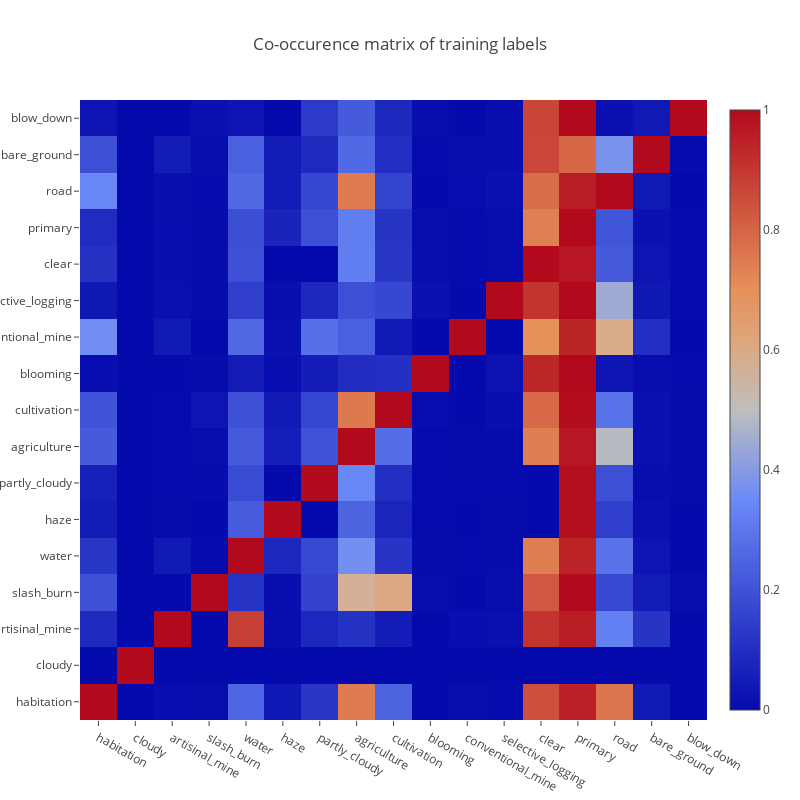
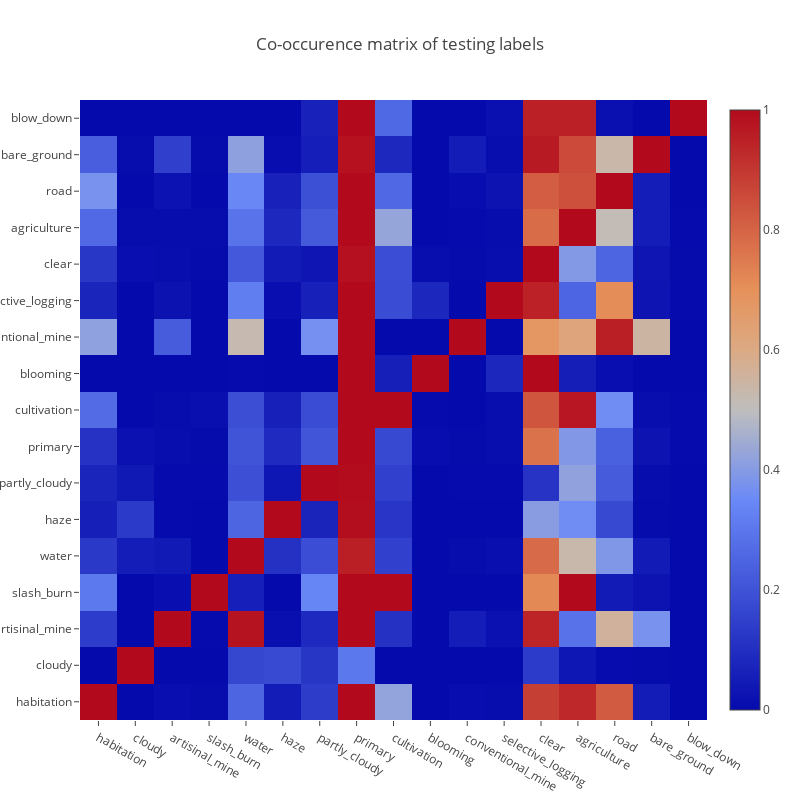

The notebook cell saved with these charts, in order:
### Code cell
import plotly.graph_objs as go
import plotly.offline as py
py.init_notebook_mode(connected=True)
import plotly.tools as tls
from collections import Counter, defaultdict
    
# Histogram of labeled data: train/test
labels = [labels_df['tags'].apply(lambda x: x.split(' ')),
          labels_df_test['tags'].apply(lambda x: x.split(' '))]
dist_titles = ['Distribution of training labels', 'Distribution of testing labels']
cooccur_titles = ['Co-occurence matrix of training labels', 'Co-occurence matrix of testing labels']
dist_fns = ['train-label-dist', 'test-label-dist']
cooccur_fns = ['train-cooccur-matrix', 'test-cooccur-matrix']

for idx in [0,1]: # Train vs. test

    counts = defaultdict(int)
    for l in sorted(labels[idx]):
        for l2 in l:
            counts[l2] += 1

#    data=[go.Bar(x=list(counts.keys()), y=list(counts.values()))]
#    layout=dict(height=800, width=800, title=dist_titles[idx])
#    fig=dict(data=data, layout=layout)
#    py.iplot(fig, filename=dist_fns[idx])

    tags_s = pd.Series(list(chain.from_iterable(labels[idx]))).value_counts()
    fig, ax = plt.subplots(figsize=(16, 8))
    sns.barplot(x=tags_s, y=tags_s.index, orient='h');
    plt.title(dist_fns[idx])
    plt.show()

    # Co-occurrence Matrix 
    com = np.zeros([len(counts)]*2)
    for i, l in enumerate(list(counts.keys())):
        for i2, l2 in enumerate(list(counts.keys())):
            c = 0
            cy = 0
            for row in sorted(labels[idx].values):
                if l in row:
                    c += 1
                    if l2 in row: cy += 1
            com[i, i2] = cy / c

    data=[go.Heatmap(z=com, x=list(counts.keys()), y=list(counts.keys()))]
    layout=go.Layout(height=800, width=800, title=cooccur_titles[idx])
    fig=dict(data=data, layout=layout)
    py.iplot(fig, filename=cooccur_fns[idx])

### Figure 1 — Plotly figure (JSON) as saved in the notebook; plotly's stock layout.template omitted (floating-point values rounded to 4 significant figures; data arrays with more than 128 entries replaced by an {"elided": "..."} marker saying what was removed)
{"data": [{"type": "heatmap", "uid": "950ed204-bf45-11e8-bc54-94dbc94b661e", "x": ["habitation", "cloudy", "artisinal_mine", "slash_burn", "water", "haze", "partly_cloudy", "agriculture", "cultivation", "blooming", "conventional_mine", "selective_logging", "clear", "primary", "road", "bare_ground", "blow_down"], "y": ["habitation", "cloudy", "artisinal_mine", "slash_burn", "water", "haze", "partly_cloudy", "agriculture", "cultivation", "blooming", "conventional_mine", "selective_logging", "clear", "primary", "road", "bare_ground", "blow_down"], "z": {"elided": "17x17 float values"}}], "layout": {"height": 800, "title": "Co-occurence matrix of training labels", "width": 800}}

### Figure 2 — Plotly figure (JSON) as saved in the notebook; plotly's stock layout.template omitted (floating-point values rounded to 4 significant figures; data arrays with more than 128 entries replaced by an {"elided": "..."} marker saying what was removed)
{"data": [{"type": "heatmap", "uid": "9c294902-bf45-11e8-bc54-94dbc94b661e", "x": ["habitation", "cloudy", "artisinal_mine", "slash_burn", "water", "haze", "partly_cloudy", "primary", "cultivation", "blooming", "conventional_mine", "selective_logging", "clear", "agriculture", "road", "bare_ground", "blow_down"], "y": ["habitation", "cloudy", "artisinal_mine", "slash_burn", "water", "haze", "partly_cloudy", "primary", "cultivation", "blooming", "conventional_mine", "selective_logging", "clear", "agriculture", "road", "bare_ground", "blow_down"], "z": {"elided": "17x17 float values"}}], "layout": {"height": 800, "title": "Co-occurence matrix of testing labels", "width": 800}}
